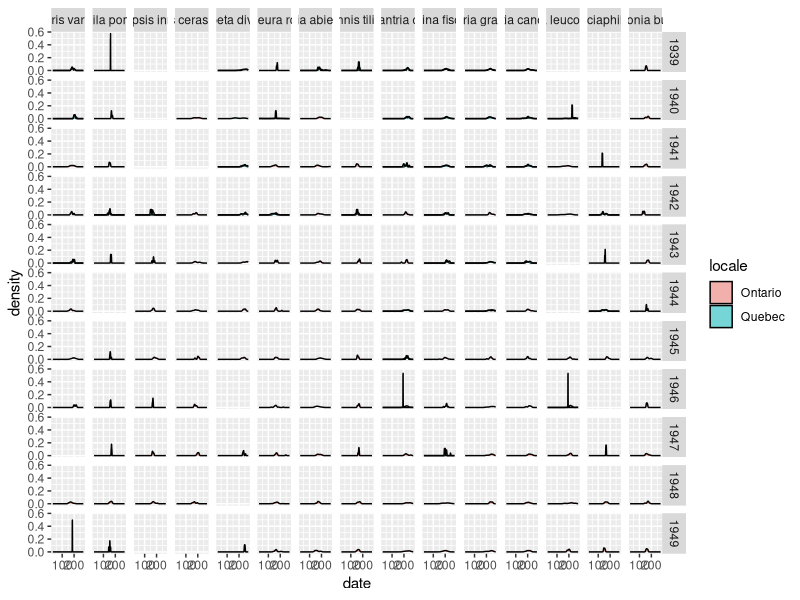

Reproduce this figure in R.
########################################################

#### prelims --------------------------------------------------------------------------------------------------------------
library(tidyverse)

getwd()
setwd('/Users/collnell/Dropbox/Projects/canada/pheno')
list.files()

#### read in data ---------------------------------------------------------------------------------------------------------

## collection dates for 15 species
dia<-read.csv('pheno_data.csv')
sp<-read.csv('pheno_sp.csv') # taxonomy info
sp

long<-read_csv('pheno_long.csv')

## 
dia%>%
  group_by(HERB_sp_2019)%>%
  summarize(n=sum(Larvae)+sum(Pupae))
dia

long%>%distinct(MOTH_id, MOTH_sp)


## quebec and ontario localities
loc_ont<-grep('Ont',unique(long$Locality_clean), value=TRUE)
loc_que<-grep('Que',unique(long$Locality_clean), value=TRUE)

## collection frequency over time for HYCU
hycu<-long%>%
  filter(Locality_clean %in% loc_ont | Locality_clean %in% loc_que, !(Year %in% c(1936, 1937, 1938)))%>%
  mutate(date = yday(as.Date(paste0(Year,'/',Month,'/',Day))),
         locale = case_when(Locality_clean %in% loc_ont ~ 'Ontario',
                            Locality_clean %in% loc_que ~ 'Quebec'),
         Larvae = as.numeric(Larvae))
str(hycu)


## calculate abundance by date and locality 
hycu.dia<-hycu%>%
  group_by(MOTH_sp, locale, Year, date)%>%
  summarize(n = sum(Larvae, na.rm=TRUE))

ggplot(hycu.dia, aes(date))+geom_density(aes(fill=locale), alpha=.5)+
  facet_grid(Year~MOTH_sp)

## date of 50% occurence happens

## do this for multiple species
